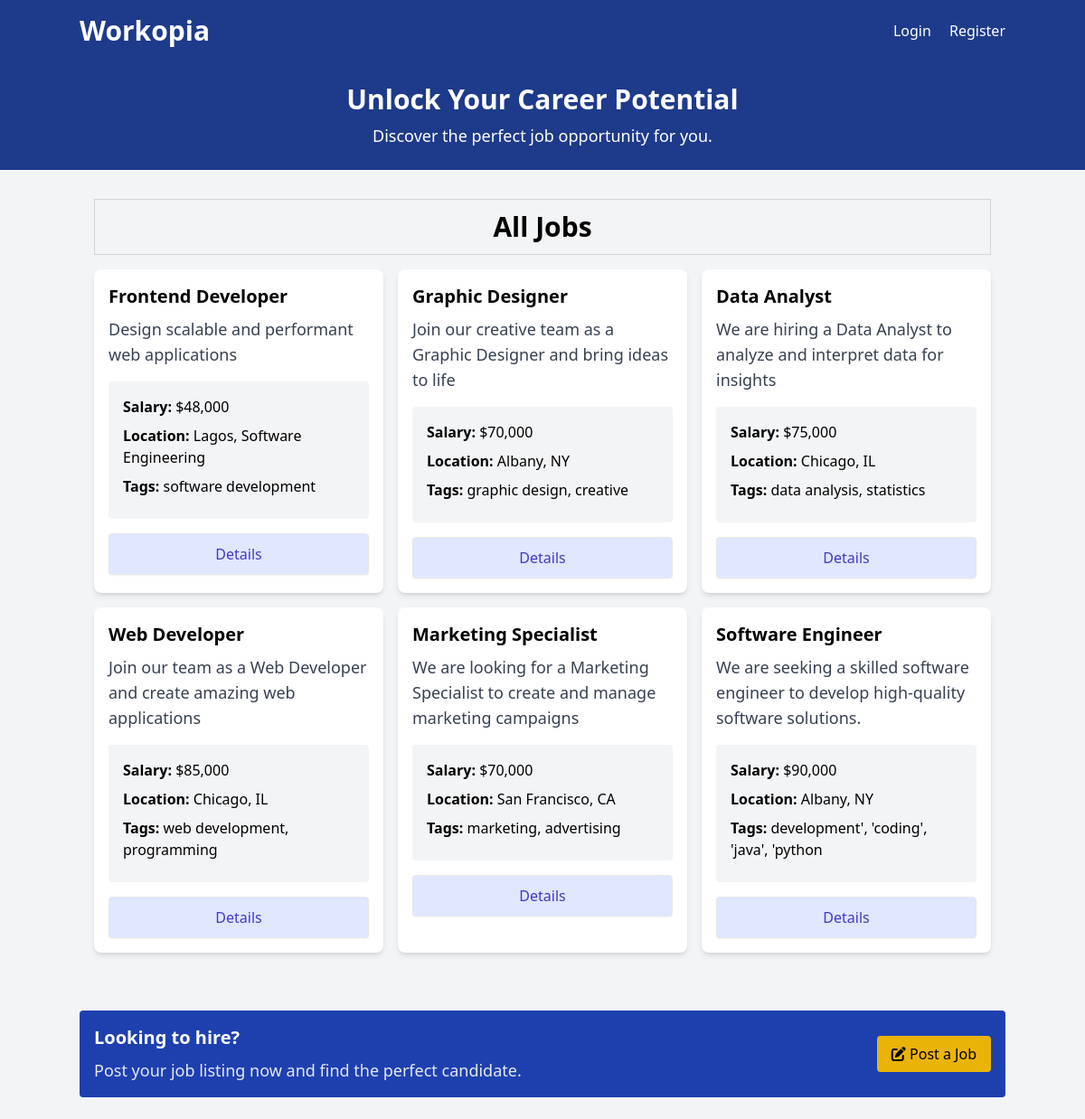
The page /listings on the database its author committed.
### tables this page shows
CREATE TABLE `listings` (
  `id` int NOT NULL AUTO_INCREMENT,
  `user_id` int NOT NULL,
  `title` varchar(255) NOT NULL,
  `description` longtext,
  `salary` varchar(45) DEFAULT NULL,
  `tags` varchar(255) DEFAULT NULL,
  `company` varchar(45) DEFAULT NULL,
  `address` varchar(255) DEFAULT NULL,
  `city` varchar(45) DEFAULT NULL,
  `state` varchar(45) DEFAULT NULL,
  `phone` varchar(45) DEFAULT NULL,
  `email` varchar(45) DEFAULT NULL,
  `requirements` longtext,
  `benefits` longtext,
  `created_at` timestamp NULL DEFAULT CURRENT_TIMESTAMP,
  PRIMARY KEY (`id`),
  KEY `fk_listings_users_idx` (`user_id`),
  CONSTRAINT `fk_listings_users` FOREIGN KEY (`user_id`) REFERENCES `users` (`id`) ON DELETE CASCADE ON UPDATE CASCADE
);

### Framework/Session.php (called while the page is built, shortened)
<?php
class Session
{
    public static function has($key)
    {
        return isset($_SESSION[$key]);
    }
}

### App/controllers/ListingController.php (called while the page is built, shortened)
<?php
class ListingController
{
    protected $db;
    public function __construct()
    {
        $config = require basePath('config/db.php');
        $this->db = new Database($config);
    }
    public function index()
    {
        $listings = $this->db->query('SELECT * FROM listings ORDER BY created_at DESC')->fetchAll();
        loadView('listings/index', [
            'listings' => $listings
        ]);
    }
}

### public/index.php (called while the page is built, shortened)
<?php
require '../helpers.php';
$router = new Router();
$uri = parse_url($_SERVER['REQUEST_URI'], PHP_URL_PATH);
$router->route($uri);

### Framework/Database.php (called while the page is built, shortened)
<?php
class Database
{
    public $conn;
    public function __construct($config)
    {
        $dsn = "mysql:host={$config['host']};port={$config['port']};dbname={$config['dbname']}";
        $options = [
            PDO::ATTR_ERRMODE => PDO::ERRMODE_EXCEPTION,
            PDO::ATTR_DEFAULT_FETCH_MODE => PDO::FETCH_OBJ
        ];
        try {
            $this->conn = new PDO($dsn, $config['username'], $config['password'], $options);
        } catch (PDOException $e) {
            throw new Exception("Database connection failed: {$e->getMessage()}");
        }
    }
    public function query($query, $params = [])
    {
        try {
            $sth = $this->conn->prepare($query);
            $sth->execute();
            return $sth;
        } catch (PDOException $e) {
            throw new Exception("Query failed to execute: {$e->getMessage()}");
        }
    }
}

### App/views/listings/index.view.php (the view, shortened to what this page needs)
<?= loadPartial('head'); ?>
<?= loadPartial('navbar'); ?>
<?= loadPartial('top-banner'); ?>
<section>
    <div class="container mx-auto p-4 mt-4">
        <div class="text-center text-3xl mb-4 font-bold border border-gray-300 p-3">
            <?php if (isset($keywords)) : ?>
                Search Results for: <?= htmlspecialchars($keywords) ?>
            <?php else : ?>
                All Jobs
            <?php endif; ?>
        </div>
        <div class="grid grid-cols-1 md:grid-cols-3 gap-4 mb-6">
            <?php foreach ($listings as $listing) : ?>
                <div class="rounded-lg shadow-md bg-white">
                    <div class="p-4">
                        <h2 class="text-xl font-semibold"> <?= $listing->title ?> </h2>
                        <p class="text-gray-700 text-lg mt-2">
                            <?= $listing->description ?>
                        </p>
                        <ul class="my-4 bg-gray-100 p-4 rounded">
                            <li class="mb-2"><strong>Salary:</strong> <?= formatSalary($listing->salary) ?></li>
                            <li class="mb-2">
                                <strong>Location:</strong> <?= $listing->city ?>, <?= $listing->state ?>
                            </li>
                            <li class="mb-2">
                                <strong>Tags:</strong> <?= $listing->tags ?>
                            </li>
                        </ul>
                        <a href="/listings/<?= $listing->id ?>"
                            class="block w-full text-center px-5 py-2.5 shadow-sm rounded border text-base font-medium text-indigo-700 bg-indigo-100 hover:bg-indigo-200">
                            Details
                        </a>
                    </div>
                </div>
            <?php endforeach; ?>
        </div>
</section>
<?= loadPartial('bottom-banner'); ?>
<?= loadPartial('footer'); ?>

### Framework/Router.php (shortened to what this page needs)
<?php
class Router
{
    protected $routes = [];
    public function registerRoute($method, $uri, $action, $middleware)
    {
        list($controller, $controllerMethod) =  explode('@', $action);
        $this->routes[] = [
            'method' => $method,
            'uri' => $uri,
            'controller' => $controller,
            'controllerMethod' => $controllerMethod,
            'middleware' => $middleware
        ];
    }
    public function route($uri)
    {
        $requestMethod = $_SERVER['REQUEST_METHOD'];
        foreach ($this->routes as $route) {
            $uriSegments = explode('/', trim($uri, '/'));
            $routeSegments = explode('/', trim($route['uri'], '/'));
            if (count($uriSegments) === count($routeSegments) && strtoupper($route['method'] === $requestMethod)) {
                $params = [];
                $match = true;
                for ($i = 0; $i < count($uriSegments); $i++) {
                    if ($routeSegments[$i] !== $uriSegments[$i] && !preg_match('/\{(.+?)\}/', $routeSegments[$i])) {
                        $match = false;
                        break;
                    }
                }
                if ($match) {
                    $controllerMethod = $route['controllerMethod'];
                    $controllerInstance = new $controller();
                    $controllerInstance->$controllerMethod($params);
                    return;
                }
            }
        }
    }
};

### public/css/style.css (style rules this page uses)
html { line-height: 1.5; -webkit-text-size-adjust: 100%; -moz-tab-size: 4; -o-tab-size: 4; tab-size: 4; font-family: ui-sans-serif, system-ui, -apple-system, BlinkMacSystemFont, "Segoe UI", Roboto, "Helvetica Neue", Arial, "Noto Sans", sans-serif, "Apple Color Emoji", "Segoe UI Emoji", "Segoe UI Symbol", "Noto Color Emoji"; font-feature-settings: normal; font-variation-settings: normal; }
body { margin: 0; line-height: inherit; }
h1, h2, h3, h4, h5, h6 { font-size: inherit; font-weight: inherit; }
a { color: inherit; text-decoration: inherit; }
b, strong { font-weight: bolder; }
blockquote, dl, dd, h1, h2, h3, h4, h5, h6, hr, figure, p, pre { margin: 0; }
ol, ul, menu { list-style: none; margin: 0; padding: 0; }
.container { width: 100%; }
@media (min-width: 640px) { .container { max-width: 640px; } }
@media (min-width: 768px) { .container { max-width: 768px; } }
@media (min-width: 1024px) { .container { max-width: 1024px; } }
.mx-auto { margin-left: auto; margin-right: auto; }
.my-4 { margin-top: 1rem; margin-bottom: 1rem; }
.mb-2 { margin-bottom: 0.5rem; }
.mb-4 { margin-bottom: 1rem; }
.mb-6 { margin-bottom: 1.5rem; }
.mt-2 { margin-top: 0.5rem; }
.mt-4 { margin-top: 1rem; }
.block { display: block; }
.grid { display: grid; }
.w-full { width: 100%; }
.grid-cols-1 { grid-template-columns: repeat(1, minmax(0, 1fr)); }
.gap-4 { gap: 1rem; }
.rounded { border-radius: 0.25rem; }
.rounded-lg { border-radius: 0.5rem; }
.border { border-width: 1px; }
.border-gray-300 { --tw-border-opacity: 1; border-color: rgb(209 213 219 / var(--tw-border-opacity)); }
.bg-gray-100 { --tw-bg-opacity: 1; background-color: rgb(243 244 246 / var(--tw-bg-opacity)); }
.bg-indigo-100 { --tw-bg-opacity: 1; background-color: rgb(224 231 255 / var(--tw-bg-opacity)); }
.bg-white { --tw-bg-opacity: 1; background-color: rgb(255 255 255 / var(--tw-bg-opacity)); }
.p-3 { padding: 0.75rem; }
.p-4 { padding: 1rem; }
.px-5 { padding-left: 1.25rem; padding-right: 1.25rem; }
.py-2\.5 { padding-top: 0.625rem; padding-bottom: 0.625rem; }
.text-center { text-align: center; }
.text-3xl { font-size: 1.875rem; line-height: 2.25rem; }
.text-base { font-size: 1rem; line-height: 1.5rem; }
.text-lg { font-size: 1.125rem; line-height: 1.75rem; }
.text-xl { font-size: 1.25rem; line-height: 1.75rem; }
.font-bold { font-weight: 700; }
.font-medium { font-weight: 500; }
.font-semibold { font-weight: 600; }
.text-gray-700 { --tw-text-opacity: 1; color: rgb(55 65 81 / var(--tw-text-opacity)); }
.text-indigo-700 { --tw-text-opacity: 1; color: rgb(67 56 202 / var(--tw-text-opacity)); }
.shadow-md { --tw-shadow: 0 4px 6px -1px rgb(0 0 0 / 0.1), 0 2px 4px -2px rgb(0 0 0 / 0.1); --tw-shadow-colored: 0 4px 6px -1px var(--tw-shadow-color), 0 2px 4px -2px var(--tw-shadow-color); box-shadow: var(--tw-ring-offset-shadow, 0 0 #0000), var(--tw-ring-shadow, 0 0 #0000), var(--tw-shadow); }
.shadow-sm { --tw-shadow: 0 1px 2px 0 rgb(0 0 0 / 0.05); --tw-shadow-colored: 0 1px 2px 0 var(--tw-shadow-color); box-shadow: var(--tw-ring-offset-shadow, 0 0 #0000), var(--tw-ring-shadow, 0 0 #0000), var(--tw-shadow); }
@media (min-width: 768px) { .md\:grid-cols-3 { grid-template-columns: repeat(3, minmax(0, 1fr)); } }

### rows shown on the page
listings: title "Frontend Developer", description "Design scalable and performant web applications", salary "$48,000", city "Lagos", state "Software Engineering", tags "software development"
listings: title "Graphic Designer", description "Join our creative team as a Graphic Designer and bring ideas to life", salary "$70,000", city "Albany", state "NY", tags "graphic design, creative"
listings: title "Data Analyst", description "We are hiring a Data Analyst to analyze and interpret data for insights", salary "$75,000", city "Chicago", state "IL", tags "data analysis, statistics"
listings: title "Web Developer", description "Join our team as a Web Developer and create amazing web applications", salary "$85,000", city "Chicago", state "IL", tags "web development, programming"
listings: title "Marketing Specialist", description "We are looking for a Marketing Specialist to create and manage marketing campaigns", salary "$70,000", city "San Francisco", state "CA", tags "marketing, advertising"
listings: title "Software Engineer", description "We are seeking a skilled software engineer to develop high-quality software solutions.", salary "$90,000", city "Albany", state "NY", tags "development', 'coding', 'java', 'python"
